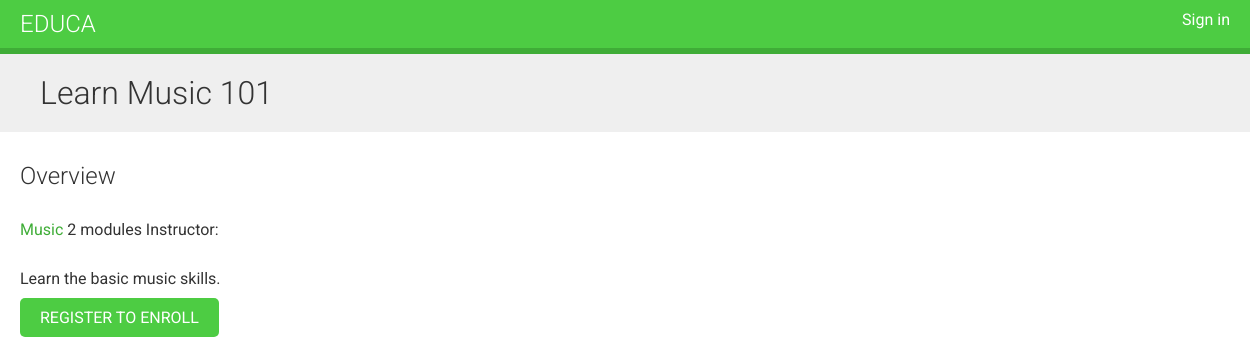
/course/learn-music-101/, run on the app's committed database.
### courses/models.py (models this page shows, shortened)
class Course(models.Model):
    owner = models.ForeignKey(
        User, related_name="courses_created", on_delete=models.CASCADE
    )
    subject = models.ForeignKey(
        Subject, related_name="courses", on_delete=models.CASCADE
    )
    title = models.CharField(max_length=200)
    slug = models.SlugField(max_length=200, unique=True)
    overview = models.TextField()
    created = models.DateTimeField(auto_now_add=True)
    students = models.ManyToManyField(User, related_name="courses_joined", blank=True)
    class Meta:
        ordering = ["created"]

class Subject(models.Model):
    title = models.CharField(max_length=200)
    slug = models.SlugField(max_length=200, unique=True)
    class Meta:
        ordering = ["title"]

### courses/views.py (the view)
# urls.py: path("<slug:slug>/", views.CourseDetailView.as_view(), name="course_detail"),
class CourseDetailView(DetailView):
    model = Course
    template_name = "courses/course/detail.html"
    def get_context_data(self, **kwargs):
        context = super().get_context_data(**kwargs)
        context["enroll_form"] = CourseEnrollForm(initial={"course": self.object})
        return context

### courses/templates/courses/course/detail.html (shortened to what this page needs)
{% extends 'base.html' %}
{% block content %}
  {% with course.subject as subject %}
    <h1>{{ object.title }}</h1>
    <div class="module">
      <h2>Overview</h2>
      <p>
        <a href="{% url 'course_list_subject' subject.slug %}">{{ subject.title }}</a>
        {{ course.modules.count }} modules
        Instructor: {{ course.owner.get_full_name }}
      </p>
      {{ object.overview|linebreaks }}
      {% if request.user.is_authenticated %}
        <form action="{% url 'student_enroll_course' %}" method="post">
          {% csrf_token %}
          {{ enroll_form }}
          <input type="submit" value="Enroll now" class="button">
        </form>
      {% else %}
        <a href="{% url 'student_registration' %}" class="button">
          Register to enroll
        </a>
      {% endif %}
    </div>
  {% endwith %}
{% endblock content %}

### courses/static/css/base.css (style rules this page uses)
body { margin:0; font-family:'Roboto', sans-serif; font-weight:400; color:#333; }
a { color:#3fad37; text-decoration:none; }
h1, h2, h3, h4, h5, h6 { font-family:'Roboto', sans-serif; font-weight:300; }
h1 { background:#efefef; width:100%; overflow:auto; padding:20px 0 20px 40px; margin:0; }
.module { padding:10px 20px; float:left; width:600px; }
.module p { margin:10px 0 20px; width:100%; float:left; }
input[type=submit], a.button { border-radius:5px; background:#4dcc43; color:#fff; font-size:16px; text-transform:uppercase; border:none; padding:10px 20px; margin:20px 0; }

### data on the page
Course: title "Learn Music 101", modules.count "2", overview "Learn the basic music skills."
Subject: title "Music"
